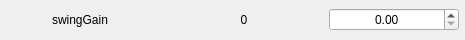
                      <widget class="QFrame" name="frame_46">
                       <property name="minimumSize">
                        <size>
                         <width>465</width>
                         <height>40</height>
                        </size>
                       </property>
                       <property name="maximumSize">
                        <size>
                         <width>465</width>
                         <height>40</height>
                        </size>
                       </property>
                       <property name="frameShape">
                        <enum>QFrame::NoFrame</enum>
                       </property>
                       <property name="frameShadow">
                        <enum>QFrame::Sunken</enum>
                       </property>
                       <layout class="QHBoxLayout" name="horizontalLayout_48">
                        <property name="spacing">
                         <number>5</number>
                        </property>
                        <property name="leftMargin">
                         <number>0</number>
                        </property>
                        <property name="topMargin">
                         <number>0</number>
                        </property>
                        <property name="rightMargin">
                         <number>5</number>
                        </property>
                        <property name="bottomMargin">
                         <number>0</number>
                        </property>
                        <item>
                         <widget class="QLabel" name="label_95">
                          <property name="minimumSize">
                           <size>
                            <width>158</width>
                            <height>0</height>
                           </size>
                          </property>
                          <property name="maximumSize">
                           <size>
                            <width>158</width>
                            <height>16777215</height>
                           </size>
                          </property>
                          <property name="text">
                           <string>swingGain</string>
                          </property>
                          <property name="alignment">
                           <set>Qt::AlignCenter</set>
                          </property>
                         </widget>
                        </item>
                        <item>
                         <widget class="QLabel" name="label_96">
                          <property name="minimumSize">
                           <size>
                            <width>158</width>
                            <height>0</height>
                           </size>
                          </property>
                          <property name="maximumSize">
                           <size>
                            <width>158</width>
                            <height>16777215</height>
                           </size>
                          </property>
                          <property name="text">
                           <string>0</string>
                          </property>
                          <property name="alignment">
                           <set>Qt::AlignCenter</set>
                          </property>
                         </widget>
                        </item>
                        <item>
                         <widget class="QDoubleSpinBox" name="doubleSpinBox_45">
                          <property name="minimumSize">
                           <size>
                            <width>130</width>
                            <height>0</height>
                           </size>
                          </property>
                          <property name="maximumSize">
                           <size>
                            <width>130</width>
                            <height>16777215</height>
                           </size>
                          </property>
                          <property name="styleSheet">
                           <string notr="true"/>
                          </property>
                          <property name="alignment">
                           <set>Qt::AlignCenter</set>
                          </property>
                         </widget>
                        </item>
                       </layout>
                      </widget>
